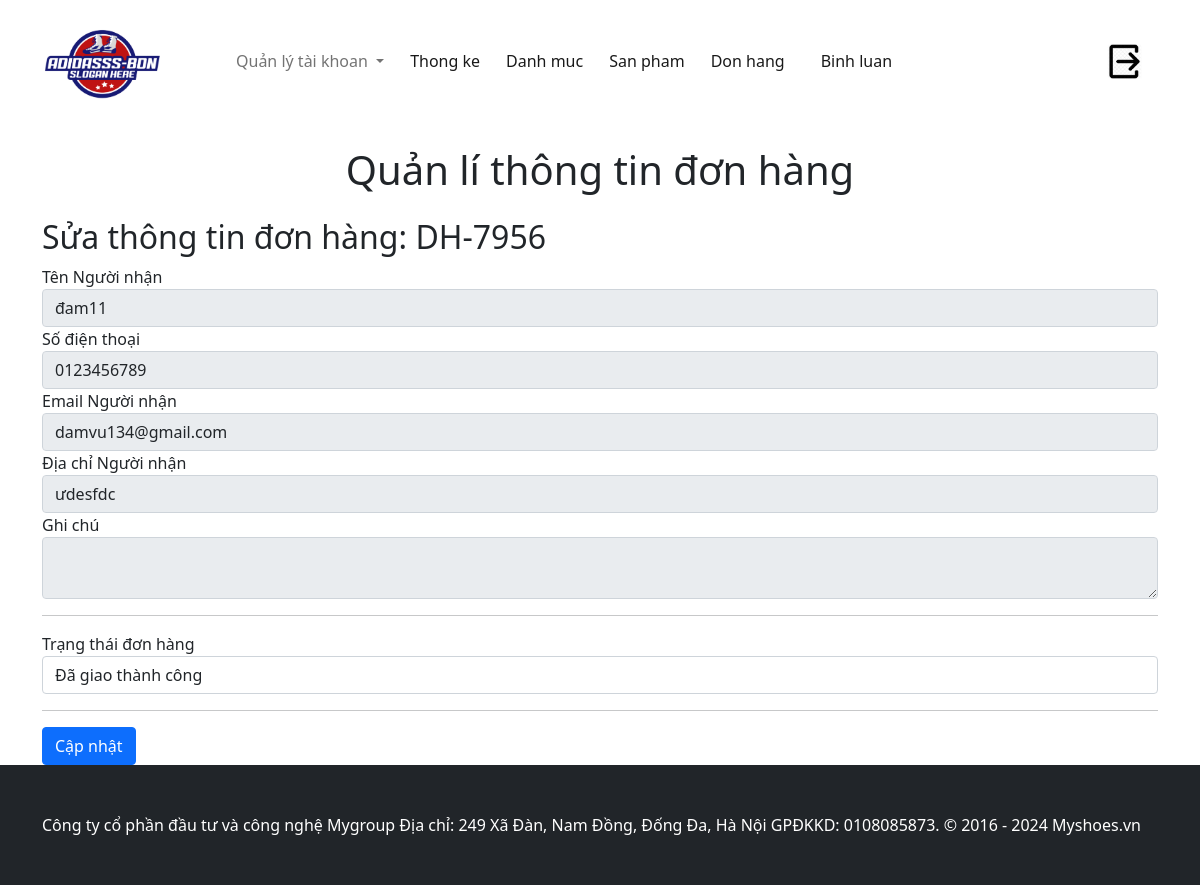
The page /admin/?act=form-sua-don-hang&id_don_hang=22 (signed in) on the database its author committed.
### tables this page shows
CREATE TABLE `don_hangs` (
  `id` int NOT NULL,
  `ma_don_hang` varchar(50) NOT NULL,
  `tai_khoan_id` int NOT NULL,
  `ten_nguoi_nhan` varchar(255) NOT NULL,
  `email_nguoi_nhan` varchar(255) NOT NULL,
  `sdt_nguoi_nhan` varchar(15) NOT NULL,
  `dia_chi_nguoi_nhan` text NOT NULL,
  `ngay_dat` date NOT NULL,
  `tong_tien` decimal(10,2) NOT NULL,
  `ghi_chu` text,
  `phuong_thuc_thanh_toan_id` int NOT NULL,
  `trang_thai_id` int NOT NULL
);

CREATE TABLE `trang_thai_don_hangs` (
  `id` int NOT NULL,
  `ten_trang_thai` varchar(255) NOT NULL
);

### commons/function.php (called while the page is built, shortened)
<?php
function connectDB() {
    $host = DB_HOST;
    $port = DB_PORT;
    $dbname = DB_NAME;
    try {
        $conn = new PDO("mysql:host=$host;port=$port;dbname=$dbname", DB_USERNAME, DB_PASSWORD);
        $conn->setAttribute(PDO::ATTR_ERRMODE, PDO::ERRMODE_EXCEPTION);
        $conn->setAttribute(PDO::ATTR_DEFAULT_FETCH_MODE, PDO::FETCH_ASSOC);
        return $conn;
    } catch (PDOException $e) {
        echo ("Connection failed: " . $e->getMessage());
    }
}

### admin/model/adminDonHang.php (called while the page is built, shortened)
<?php
class adminDonHang
{
    public $conn;
    public function __construct()
    {
        $this->conn = connectDB();
    }
    public function getAllTrangThaiDonHang()
    {
        try {
            $sql = 'SELECT  * FROM trang_thai_don_hangs';
            $stmt = $this->conn->prepare($sql);
            $stmt->execute();
            return $stmt->fetchAll();
        } catch (Exception $e) {
            echo "Loi" . $e->getMessage();
        }
    }
    public function getDetailDonHang($id)
    {
        try {
            $sql = 'SELECT don_hangs.*,
            trang_thai_don_hangs.ten_trang_thai,
            tai_khoans.ho_ten,  tai_khoans.email,
            tai_khoans.so_dien_thoai,
            phuong_thuc_thanh_toans.ten_phuong_thuc
            FROM don_hangs
            INNER JOIN trang_thai_don_hangs ON don_hangs.trang_thai_id =trang_thai_don_hangs.id
            INNER JOIN tai_khoans ON don_hangs.tai_khoan_id =tai_khoans.id
            INNER JOIN phuong_thuc_thanh_toans ON don_hangs.phuong_thuc_thanh_toan_id =phuong_thuc_thanh_toans.id
            WHERE don_hangs.id=:id';
            $stmt = $this->conn->prepare($sql);
            $stmt->execute([':id' => $id]);
            return $stmt->fetch();
        } catch (Exception $e) {
            echo "lỗi" . $e->getMessage();
        }
    }
}

### admin/view/donhang/editDonHang.php (the view, shortened to what this page needs)
<div class="container">
    <h1 class="my-4 text-center">Quản lí thông tin đơn hàng</h1>
    <h2>Sửa thông tin đơn hàng: <?= htmlspecialchars($donHang['ma_don_hang']) ?></h2>
    <form action="<?= htmlspecialchars(BASE_URL_AMIN) . '?act=sua-don-hang' ?>" method="POST">
        <div class="form-group">
            <label>Tên Người nhận</label>
            <input type="text" class="form-control" value="<?= htmlspecialchars($donHang['ten_nguoi_nhan']) ?>" disabled>
            <label>Số điện thoại</label>
            <input type="text" class="form-control" value="<?= htmlspecialchars($donHang['sdt_nguoi_nhan']) ?>" disabled>
            <label>Email Người nhận</label>
            <input type="email" class="form-control" value="<?= htmlspecialchars($donHang['email_nguoi_nhan']) ?>" disabled>
            <label>Địa chỉ Người nhận</label>
            <input type="text" class="form-control" value="<?= htmlspecialchars($donHang['dia_chi_nguoi_nhan']) ?>" disabled>
        </div>
        <div class="form-group">
            <label>Ghi chú</label>
            <textarea class="form-control" disabled><?= htmlspecialchars($donHang['ghi_chu']) ?></textarea>
        </div>
        <hr>
        <div class="form-group">
            <label for="inputStatus">Trạng thái đơn hàng</label>
            <select name="trang_thai_id" id="inputStatus" class="form-control custom-select">
                <?php foreach ($listTrangThaiDonHang as $trangThai) : ?>
                    <option
                        value="<?= htmlspecialchars($trangThai['id']) ?>"
                        <?= $trangThai['id'] == $donHang['trang_thai_id'] ? 'selected' : '' ?>
                        <?php
                        if (
                            $donHang['trang_thai_id'] > $trangThai['id'] ||
                            $donHang['trang_thai_id'] == 5 ||
                            ($donHang['trang_thai_id'] == 4 && $trangThai['id'] == 7)
                        ) {
                            echo 'disabled';
                        }
                        ?>>
                        <?= htmlspecialchars($trangThai['ten_trang_thai']) ?>
                    </option>
                <?php endforeach; ?>
            </select>
        </div>
        <hr>
        <button type="submit" class="btn btn-primary">Cập nhật</button>
    </form>
</div>

### rows shown on the page
don_hangs: ma_don_hang "DH-7956", ten_nguoi_nhan "đam11", sdt_nguoi_nhan "0123456789", email_nguoi_nhan "damvu134@gmail.com", dia_chi_nguoi_nhan "ưdesfdc", trang_thai_id "Đã giao thành công"
